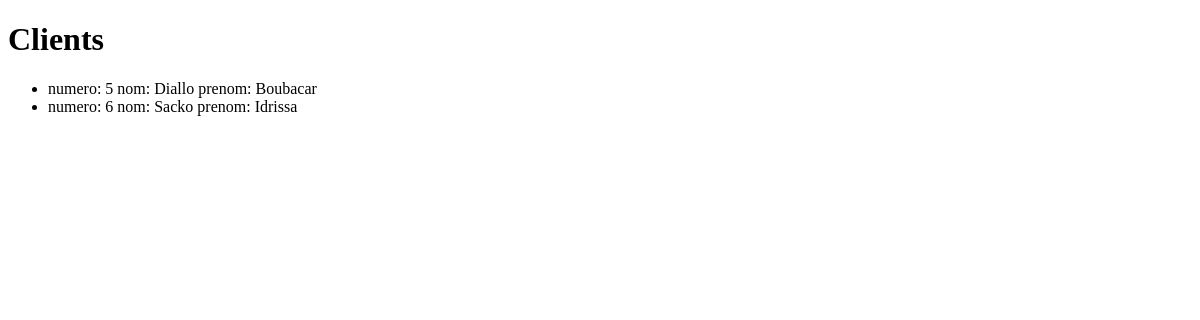
/blog/, run on an earlier commit of the app's database.
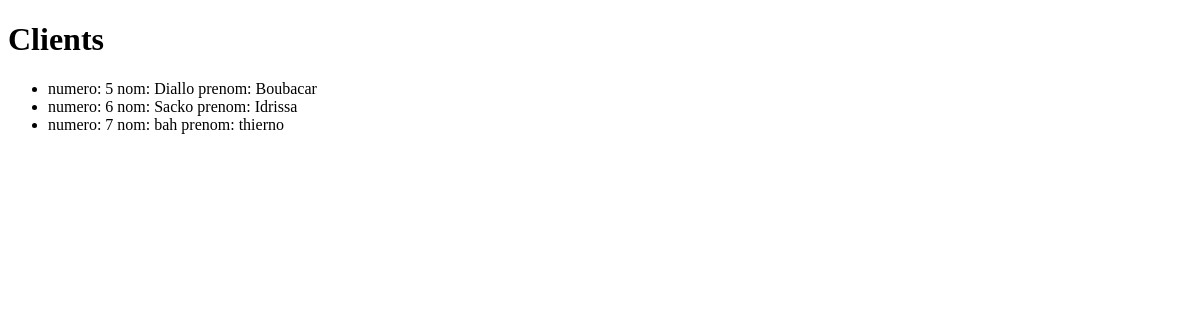
And on a later commit of the database.
### blog/models.py (models this page shows, shortened)
class Client(models.Model):
    GENRE=(
        ('M','Masculin'),
        ('F','Feminin'),
    )
    nom_client=models.CharField(max_length=50)
    prenom_client=models.CharField(max_length=100)
    genre=models.CharField(max_length=1, choices=GENRE)
    phone_regex = RegexValidator(
        regex=r'^\d{9}$',
        message="Le numero doit contenir 9 chiffres comme: 622678756"
    )
    telephone = models.CharField(
        validators=[phone_regex],
        verbose_name=("Mobile phone"),
        max_length=17, blank=True, null=True
    )
    email=models.EmailField(max_length=100, unique=True)
    password=models.CharField(max_length=30)
    adresse=models.CharField(max_length=50)

### blog/views.py (the view)
# urls.py: path("",views.index,name="index"),
def index(request):
    return render(request,"Clients/index.html",{
        "Client": Client.objects.all()
    })

### blog/templates/Clients/index.html
{% extends "Clients/layout.html" %}
{% block body %}
    <h1>Clients</h1>
    <ul>
        {% for clt in Client %}
            <li>numero: {{clt.id}} nom: {{clt.nom_client}} prenom: {{clt.prenom_client}}</li>
        {% endfor %}
    </ul>
{% endblock %}

What changed in the data, as far as the page shows it:
added Client: id "7", nom_client "bah", prenom_client "thierno"
